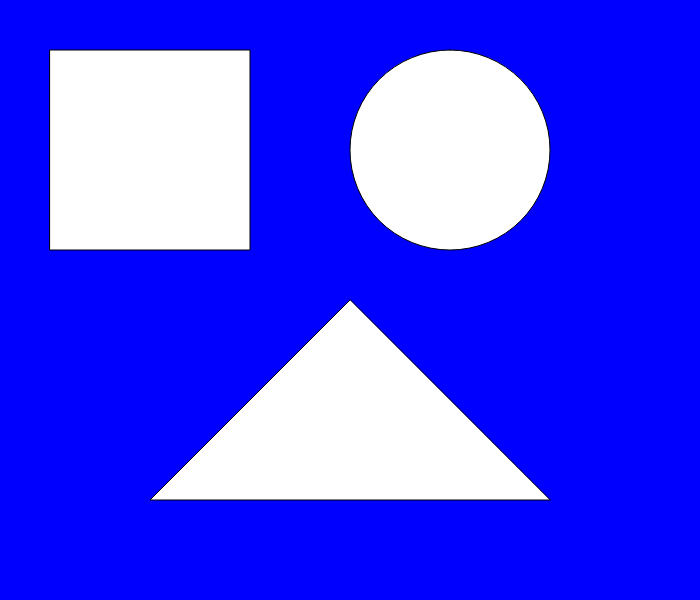
Frame 1 (no input)
Frame 60 (no input): identical to frame 1, image omitted
Frame 120 (the mouse pressed at the canvas centre since frame 60): identical to frame 1, image omitted

The p5.js sketch that drew this single still picture (run headless with seeded random() and noise() and a simulated clock; from frame 60 on, the mouse is pressed at the canvas centre):

// p5.js sketch
// ── sketch.js
/*
Name:  Fernando Orozco
Title:  Basic Shapes with Code
*/

function setup() {
  createCanvas(700, 600);
}

function draw() {
  background("blue");

rect(50,50,200,200)

square(350,50,200,200)

triangle(350, 300, 150, 500, 550, 500)
}
